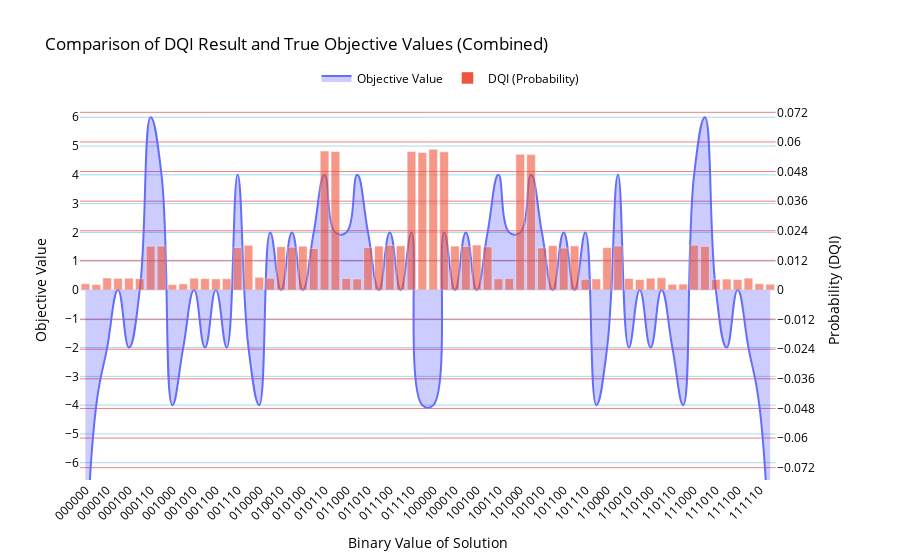

This figure's notebook cell:
### Code cell
combined_counts = combine_counts(counts)
plot_results_union_plotly(
    brute_force_results,
    combined_counts,
    plot_name="Comparison of DQI Result and True Objective Values (Combined)",
    spline_smoothing=1.3
)

### Figure 1 — Plotly figure (JSON) as saved in the notebook; plotly's stock layout.template omitted (floating-point values rounded to 4 significant figures)
{"data": [{"fill": "tozeroy", "fillcolor": "rgba(0,0,255,0.2)", "line": {"shape": "spline", "smoothing": 1.3}, "mode": "lines", "name": "Objective Value", "type": "scatter", "x": ["000000", "000001", "000010", "000011", "000100", "000101", "000110", "000111", "001000", "001001", "001010", "001011", "001100", "001101", "001110", "001111", "010000", "010001", "010010", "010011", "010100", "010101", "010110", "010111", "011000", "011001", "011010", "011011", "011100", "011101", "011110", "011111", "100000", "100001", "100010", "100011", "100100", "100101", "100110", "100111", "101000", "101001", "101010", "101011", "101100", "101101", "101110", "101111", "110000", "110001", "110010", "110011", "110100", "110101", "110110", "110111", "111000", "111001", "111010", "111011", "111100", "111101", "111110", "111111"], "xaxis": "x", "y": [-10, -4, -2, 0, -2, 0, 6, 4, -4, -2, 0, -2, 0, -2, 4, -2, -4, 2, 0, 2, 0, 2, 4, 2, 2, 4, 2, 0, 2, 0, 2, -4, -4, 2, 0, 2, 0, 2, 4, 2, 2, 4, 2, 0, 2, 0, 2, -4, -2, 4, -2, 0, -2, 0, -2, -4, 4, 6, 0, -2, 0, -2, -4, -10], "yaxis": "y"}, {"marker": {"opacity": 0.6}, "name": "DQI (Probability)", "type": "bar", "x": ["000000", "000001", "000010", "000011", "000100", "000101", "000110", "000111", "001000", "001001", "001010", "001011", "001100", "001101", "001110", "001111", "010000", "010001", "010010", "010011", "010100", "010101", "010110", "010111", "011000", "011001", "011010", "011011", "011100", "011101", "011110", "011111", "100000", "100001", "100010", "100011", "100100", "100101", "100110", "100111", "101000", "101001", "101010", "101011", "101100", "101101", "101110", "101111", "110000", "110001", "110010", "110011", "110100", "110101", "110110", "110111", "111000", "111001", "111010", "111011", "111100", "111101", "111110", "111111"], "xaxis": "x", "y": [0.00254, 0.00219, 0.00485, 0.00471, 0.00477, 0.00458, 0.01776, 0.01782, 0.00219, 0.00247, 0.00479, 0.00463, 0.00447, 0.00457, 0.01718, 0.01811, 0.00514, 0.00477, 0.01752, 0.01734, 0.01776, 0.01681, 0.05631, 0.05612, 0.00467, 0.00447, 0.01717, 0.0178, 0.01811, 0.01788, 0.05611, 0.05574, 0.05704, 0.05601, 0.0178, 0.01765, 0.01822, 0.01748, 0.00452, 0.00467, 0.05498, 0.05487, 0.01704, 0.01798, 0.01697, 0.01787, 0.00432, 0.00448, 0.01715, 0.01781, 0.00465, 0.00421, 0.00479, 0.00493, 0.0023, 0.00238, 0.01815, 0.01769, 0.00432, 0.00443, 0.00422, 0.00482, 0.00257, 0.00233], "yaxis": "y2"}], "layout": {"font": {"color": "black"}, "legend": {"orientation": "h", "x": 0.5, "xanchor": "center", "y": 1.02, "yanchor": "bottom"}, "title": {"text": "Comparison of DQI Result and True Objective Values (Combined)"}, "xaxis": {"anchor": "y", "domain": [0, 0.94], "tickangle": -45, "title": {"text": "Binary Value of Solution"}}, "yaxis": {"anchor": "x", "domain": [0, 1], "dtick": 1, "gridcolor": "lightblue", "range": [-6.6, 6.6], "showgrid": true, "tick0": 0, "title": {"text": "Objective Value"}}, "yaxis2": {"anchor": "x", "dtick": 0.012, "gridcolor": "lightcoral", "overlaying": "y", "range": [-0.077, 0.077], "showgrid": true, "side": "right", "tick0": 0, "title": {"text": "Probability (DQI)"}}}}
